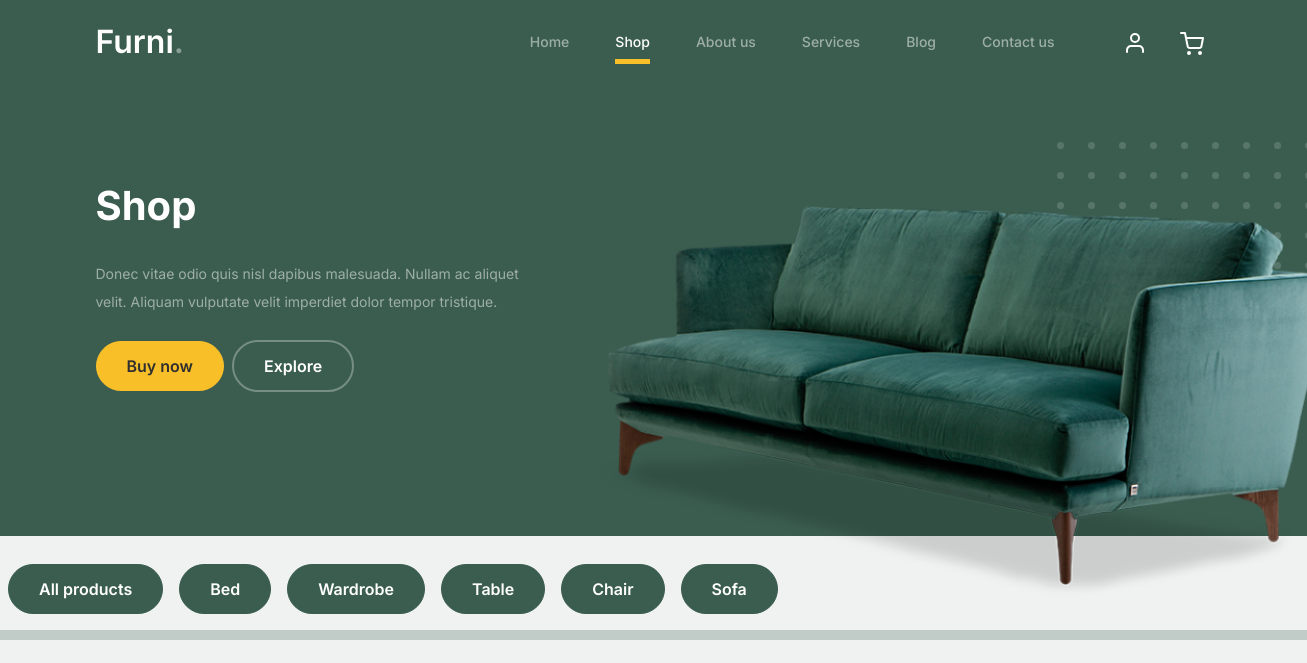
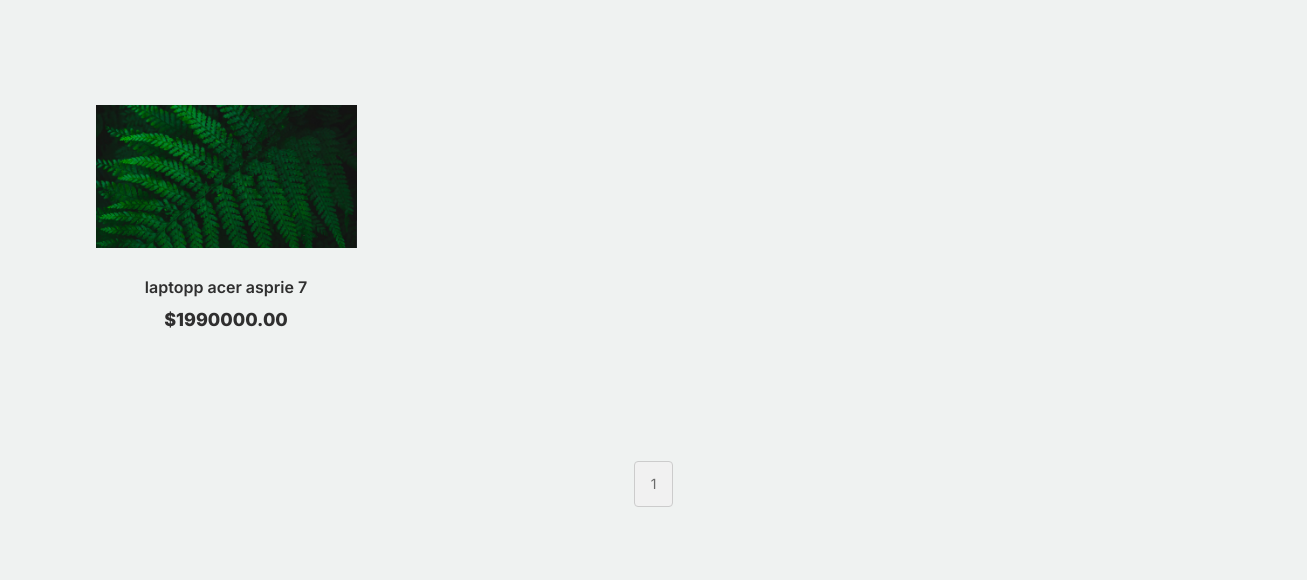
/shop/ (upper part), run on an earlier commit of the app's database (2 pictures, top to bottom).
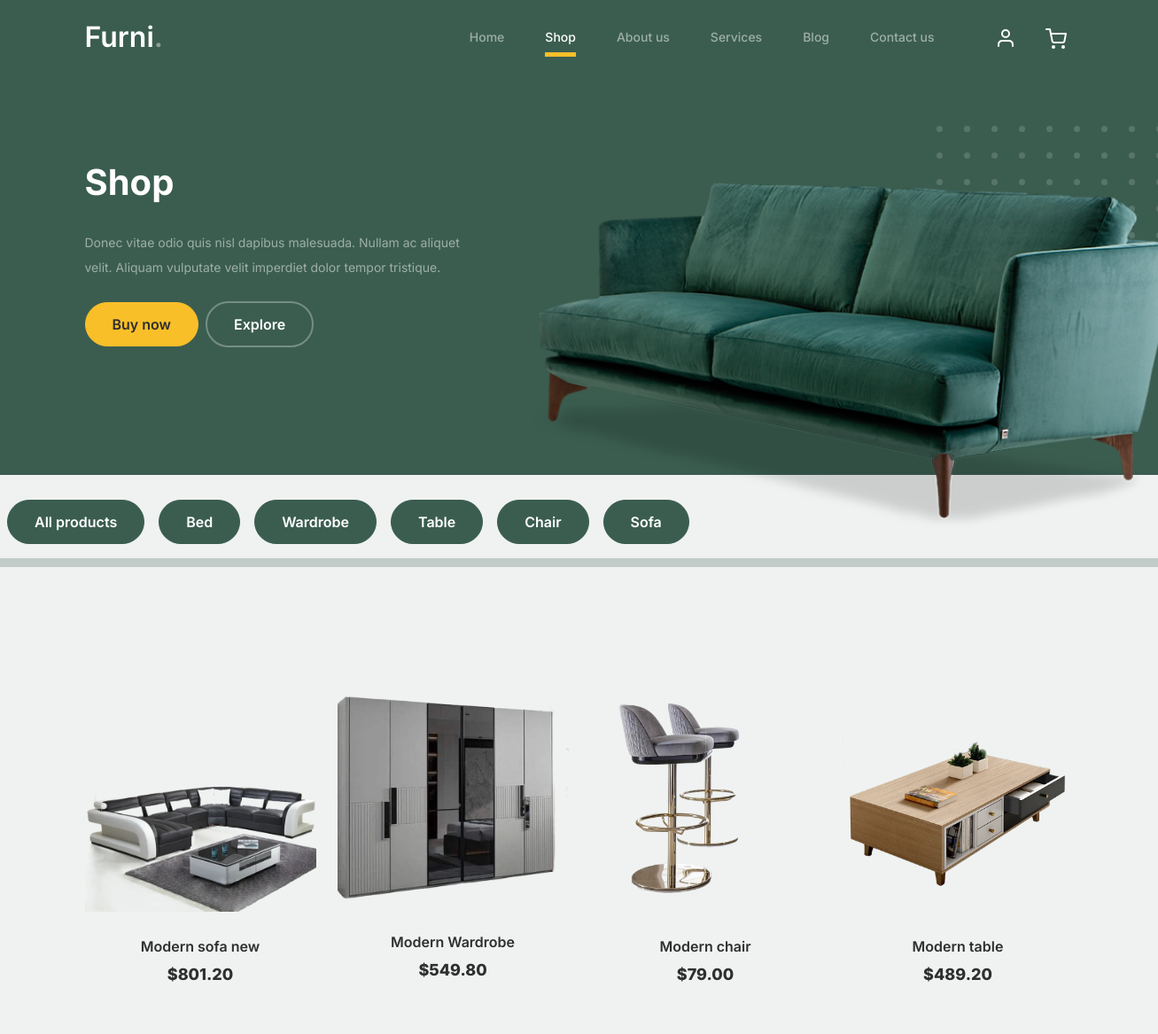
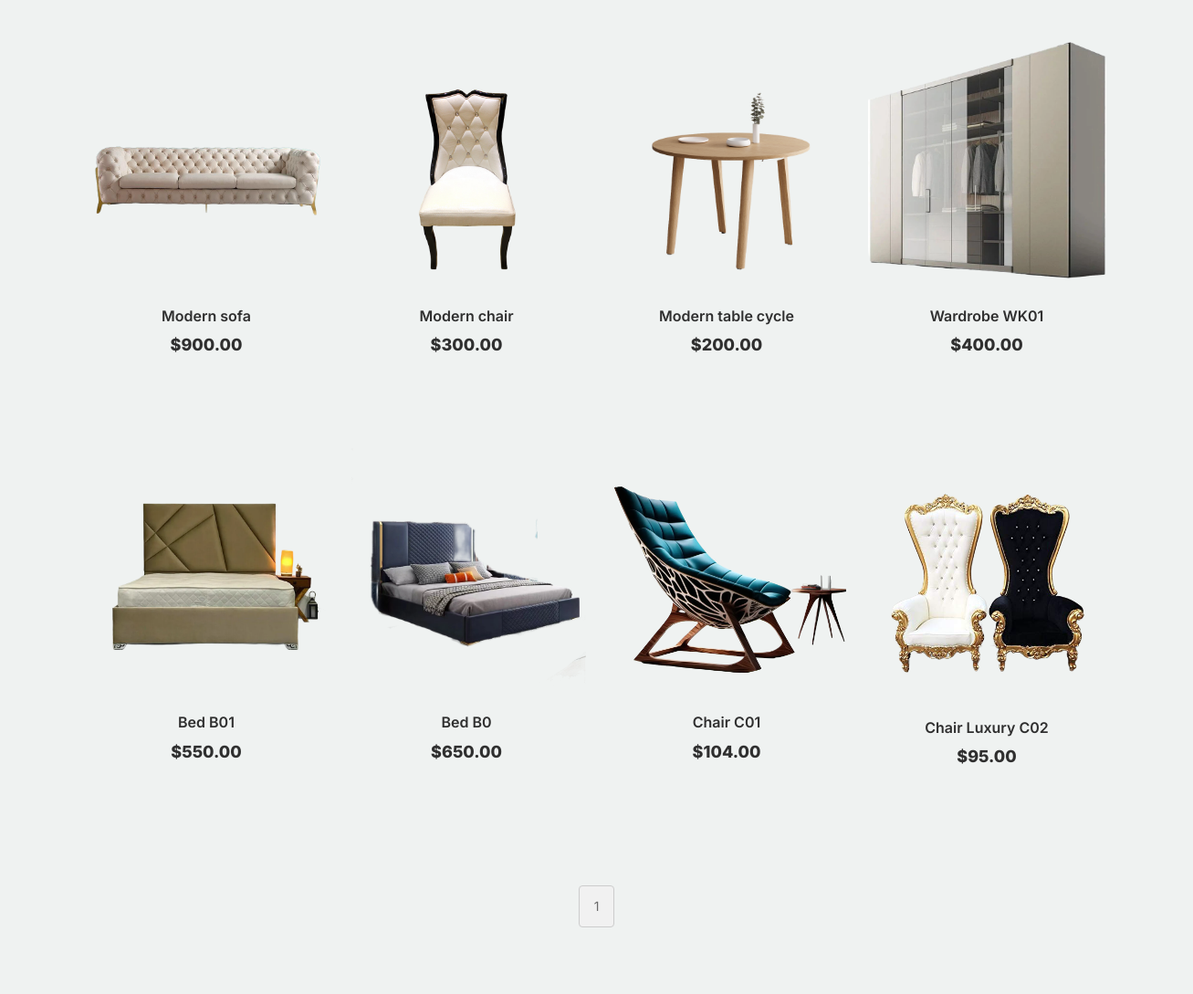
And on a later commit of the database (2 pictures, top to bottom).
### store/models.py (models this page shows, shortened)
class Product(models.Model):
    name = models.CharField(max_length=100)
    description = models.CharField(max_length=250, default='', blank=True)
    price = models.DecimalField(default=0,max_digits=9, decimal_places=2)
    category = models.ForeignKey(Category, on_delete=models.CASCADE, default=1)
    image = models.ImageField(upload_to='uploads/product/')
    is_sale = models.BooleanField(default=False)
    sale_price = models.DecimalField(default=0, decimal_places=2, max_digits=6)

### store/views.py (the view)
# urls.py: path('shop/', views.shop, name='shop'),
def shop(request):
    products = Product.objects.all()
    return render(request, 'shop.html', {'products': products})

### cart/context_processors.py (called while the page is built)
def cart(request):
    return {'cart': Cart(request)}

### store/templates/shop.html (shortened to what this page needs)
{% extends "base.html" %} {% load static %}
  {% block content %}
  <div class="hero">
    <div class="container">
      <div class="row justify-content-between">
        <div class="col-lg-5">
          <div class="intro-excerpt">
            <h1>Shop</h1>
            <p class="mb-4">Donec vitae odio quis nisl dapibus malesuada. Nullam ac aliquet velit. Aliquam vulputate velit imperdiet dolor tempor tristique.</p>
            <p><a href="" class="btn btn-secondary me-2">Buy now</a><a href="#" class="btn btn-white-outline">Explore</a></p>
          </div>
        </div>
        <div class="col-lg-7">
          <div class="hero-img-wrap">
            <img src="{% static 'images/couch.png' %}" class="img-fluid" />
          </div>
        </div>
      </div>
    </div>
  </div>
  <br />
  <div class="row">
    <div class="d-flex">
      <a href="{% url 'shop' %}" class="col-auto mx-2"><button class="btn btn-primary" data-filter="bed">All products</button></a>
      <a href="{% url 'category' 'Bed' %}" class="col-auto mx-2"><button class="btn btn-primary" data-filter="bed">Bed</button></a>
      <a href="{% url 'category' 'Wardrobe' %}" class="col-auto mx-2"><button class="btn btn-primary" data-filter="wardrobe">Wardrobe</button></a>
      <a href="{% url 'category' 'Table' %}" class="col-auto mx-2"><button class="btn btn-primary" data-filter="table">Table</button></a>
      <a href="{% url 'category' 'Chair' %}" class="col-auto mx-2"><button class="btn btn-primary" data-filter="chair">Chair</button></a>
      <a href="{% url 'category' 'Sofa' %}" class="col-auto mx-2"><button class="btn btn-primary" data-filter="sofa">Sofa</button></a>
    </div>
  </div>
  <div class="untree_co-section product-section before-footer-section">
    <div class="container">
      <div class="row" id="product-list">
        {% for product in products %} {% if product.is_sale %}
        <div class="col-12 col-md-4 col-lg-3 mb-5 product-item">
          <a class="product-link" href="{% url 'detail' product.id %}">
            <span class="wdp-ribbon wdp-ribbon-two">Sale</span>
            <img src="{{ product.image.url }}" class="img-fluid product-thumbnail" />
            <h3 class="product-title">{{ product.name }}</h3>
            <strike class="product-price">${{product.price}}</strike> <br />
            <strong class="product-price">${{product.sale_price}}</strong>
            <span class="icon-cross">
              <img src="{% static 'images/cross.svg' %}" class="img-fluid" />
            </span>
          </a>
        </div>
        {% else %}
        <div class="col-12 col-md-4 col-lg-3 mb-5 product-item">
          <a class="product-link" href="{% url 'detail' product.id %}">
            <img src="{{ product.image.url }}" class="img-fluid product-thumbnail" />
            <h3 class="product-title">{{ product.name }}</h3>
            <strong class="product-price">${{product.price}}</strong>
          </a>
        </div>
        {% endif %} {% endfor %}
      </div>
      <div class="text-center mt-4">
        <div id="pagination"></div>
      </div>
    </div>
  </div>
  {% endblock %}

### store/templates/base.html (shortened to what this page needs)
{% load static %}
<!DOCTYPE html>
<html lang="en">
  <head>
    <link href="{% static 'css/bootstrap.min.css' %}" rel="stylesheet" />
    <link href="{% static 'https://cdnjs.cloudflare.com/ajax/libs/font-awesome/6.0.0-beta3/css/all.min.css' %}" rel="stylesheet" />
    <link href="{% static 'css/tiny-slider.css' %}" rel="stylesheet" />
    <link href="{% static 'css/style.css' %}" rel="stylesheet" />
    <link href="{% static 'css/alert.css' %}" rel="stylesheet" />
    <link href="{% static 'fontawesomefree/css/all.min.css' %}" rel="stylesheet" type="text/css" />
  </head>
  <body>
    {% if user.is_authenticated %}
    <nav class="custom-navbar navbar navbar navbar-expand-md navbar-dark bg-dark" arial-label="Furni navigation bar">
      <div class="container">
        <a class="navbar-brand" href="/">Furni<span>.</span></a>
        <button class="navbar-toggler" type="button" data-bs-toggle="collapse" data-bs-target="#navbarsFurni" aria-controls="navbarsFurni" aria-expanded="false" aria-label="Toggle navigation">
          <span class="navbar-toggler-icon"></span>
        </button>
        <div class="collapse navbar-collapse" id="navbarsFurni">
          <ul class="custom-navbar-nav navbar-nav nav-text ms-auto mb-2 mb-md-0">
            <li data-link="/" class="nav-item active">
              <a class="nav-link" href="/">Home</a>
            </li>
            <li data-link="/shop"><a class="nav-link" href="/shop">Shop</a></li>
            <li data-link="/about"><a class="nav-link" href="/about">About us</a></li>
            <li data-link="/services"><a class="nav-link" href="/services">Services</a></li>
            <li data-link="/blog"><a class="nav-link" href="/blog">Blog</a></li>
            <li data-link="/contact"><a class="nav-link" href="/contact">Contact us</a></li>
          </ul>
          <ul class="custom-navbar-cta navbar-nav mb-2 mb-md-0 ms-5">
            <li class="nav-item dropdown">
              <a class="nav-link nav-link dropdown-toggle" id="navbarDropdownMenuLink" href="#" role="button" data-bs-toggle="dropdown" aria-expanded="false">
                <img src="{% static 'images/user.svg' %}" />
              </a>
              <ul class="dropdown-menu" aria-labelledby="navbarDropdownMenuLink">
                <li class="dropdown-item"><a href="">Profile</a></li>
                <li class="dropdown-item"><a href="">Change password</a></li>
                <li class="dropdown-item"><a href="{% url 'logout' %}">Logout</a></li>
              </ul>
            </li>
            <li>
              <a class="nav-link" href="/cart">
                <img src="{% static 'images/cart.svg' %}" />
                <span id="cartItemCount" class="cart-count">0</span>
              </a>
            </li>
          </ul>
        </div>
      </div>
    </nav>
    {% else %}
    <nav class="custom-navbar navbar navbar navbar-expand-md navbar-dark bg-dark" arial-label="Furni navigation bar">
      <div class="container">
        <a class="navbar-brand" href="/">Furni<span>.</span></a>
        <div class="collapse navbar-collapse" id="navbarsFurni">
          <ul class="custom-navbar-nav navbar-nav nav-text ms-auto mb-2 mb-md-0">
            <li data-link="/" class="nav-item active">
              <a class="nav-link" href="/">Home</a>
            </li>
            <li data-link="/shop"><a class="nav-link" href="/shop">Shop</a></li>
            <li data-link="/about"><a class="nav-link" href="/about">About us</a></li>
            <li data-link="/services"><a class="nav-link" href="/services">Services</a></li>
            <li data-link="/blog"><a class="nav-link" href="/blog">Blog</a></li>
            <li data-link="/contact"><a class="nav-link" href="/contact">Contact us</a></li>
          </ul>
          <ul class="custom-navbar-cta navbar-nav mb-2 mb-md-0 ms-5">
            <li>
              <a class="nav-link" href="/login"><img src="{% static 'images/user.svg' %}" /></a>
            </li>
            <li>
              <a class="nav-link" href="/cart"><img src="{% static 'images/cart.svg' %}" /></a>
            </li>
          </ul>
        </div>
      </div>
    </nav>
    {% endif %}  {% block content %} {% endblock %}
  </body>
</html>

### static/css/style.css (style rules this page uses)
body { overflow-x: hidden; position: relative; }
html { scroll-behavior: smooth; }
body { font-family: "Inter", sans-serif; font-weight: 400; line-height: 28px; color: #6a6a6a; font-size: 14px; background-color: #eff2f1; }
a { text-decoration: none; -webkit-transition: 0.3s all ease; -o-transition: 0.3s all ease; transition: 0.3s all ease; color: #2f2f2f; text-decoration: underline; }
.custom-navbar { background: #3b5d50 !important; padding-top: 20px; padding-bottom: 20px; }
.custom-navbar .navbar-brand { font-size: 32px; font-weight: 600; }
.custom-navbar .navbar-brand > span { opacity: 0.4; }
@media (min-width: 992px) { .custom-navbar .custom-navbar-nav li { margin-left: 15px; margin-right: 15px; } }
.custom-navbar .custom-navbar-nav li a { font-weight: 500; color: #ffffff !important; opacity: 0.5; -webkit-transition: 0.3s all ease; -o-transition: 0.3s all ease; transition: 0.3s all ease; position: relative; }
@media (min-width: 768px) { .custom-navbar .custom-navbar-nav li a:before { content: ""; position: absolute; bottom: 0; left: 8px; right: 8px; background: #f9bf29; height: 5px; opacity: 1; visibility: visible; width: 0; -webkit-transition: 0.15s all ease-out; -o-transition: 0.15s all ease-out; transition: 0.15s all ease-out; } }
.custom-navbar .custom-navbar-nav li.active a { opacity: 1; }
.custom-navbar .custom-navbar-nav li.active a:before { width: calc(100% - 16px); }
.custom-navbar .custom-navbar-cta { margin-left: 0 !important; -webkit-box-orient: horizontal; -webkit-box-direction: normal; -ms-flex-direction: row; flex-direction: row; }
@media (min-width: 768px) { .custom-navbar .custom-navbar-cta { margin-left: 40px !important; } }
.custom-navbar .custom-navbar-cta li { margin-left: 0px; margin-right: 0px; }
.custom-navbar .custom-navbar-cta li:first-child { margin-right: 20px; }
.hero { background: #3b5d50; padding: calc(4rem - 30px) 0 0rem 0; }
@media (min-width: 768px) { .hero { padding: calc(4rem - 30px) 0 4rem 0; } }
@media (min-width: 992px) { .hero { padding: calc(8rem - 30px) 0 8rem 0; } }
.hero .intro-excerpt { position: relative; z-index: 4; }
@media (min-width: 992px) { .hero .intro-excerpt { max-width: 450px; } }
.hero h1 { font-weight: 700; color: #ffffff; margin-bottom: 30px; }
.hero p { color: rgba(255, 255, 255, 0.5); margin-botom: 30px; }
.hero .hero-img-wrap { position: relative; }
.hero .hero-img-wrap img { position: relative; top: 0px; right: 0px; z-index: 2; max-width: 780px; left: -20px; }
@media (min-width: 768px) { .hero .hero-img-wrap img { right: 0px; left: -100px; } }
@media (min-width: 992px) { .hero .hero-img-wrap img { left: 0px; top: -80px; position: absolute; right: -50px; } }
@media (min-width: 1200px) { .hero .hero-img-wrap img { left: 0px; top: -80px; right: -100px; } }
.hero .hero-img-wrap:after { content: ""; position: absolute; width: 255px; height: 217px; background-image: url("../images/dots-light.svg"); background-size: contain; background-repeat: no-repeat; right: -100px; top: -0px; }
@media (min-width: 1200px) { .hero .hero-img-wrap:after { top: -40px; } }
.btn { font-weight: 600; padding: 12px 30px; border-radius: 30px; color: #ffffff; background: #2f2f2f; border-color: #2f2f2f; }
.btn.btn-primary { background: #3b5d50; border-color: #3b5d50; }
.btn.btn-secondary { color: #2f2f2f; background: #f9bf29; border-color: #f9bf29; }
.btn.btn-white-outline { background: transparent; border-width: 2px; border-color: rgba(255, 255, 255, 0.3); }
.product-section { padding: 7rem 0; }
.product-section .product-item { text-align: center; text-decoration: none; display: block; position: relative; padding-bottom: 50px; cursor: pointer; }
.product-section .product-item .product-thumbnail { margin-bottom: 30px; position: relative; top: 0; -webkit-transition: 0.3s all ease; -o-transition: 0.3s all ease; transition: 0.3s all ease; }
.product-section .product-item h3 { font-weight: 600; font-size: 16px; }
.product-section .product-item strong { font-weight: 800 !important; font-size: 18px !important; }
.product-section .product-item h3, .product-section .product-item strong { color: #2f2f2f; text-decoration: none; }
.product-section .product-item:before { bottom: 0; left: 0; right: 0; position: absolute; content: ""; background: #dce5e4; height: 0%; z-index: -1; border-radius: 10px; -webkit-transition: 0.3s all ease; -o-transition: 0.3s all ease; transition: 0.3s all ease; }
.before-footer-section { padding: 7rem 0 12rem 0 !important; }
.untree_co-section { padding: 7rem 0; }

What changed in the data, as far as the page shows it:
removed Product: image (picture), name "laptopp acer asprie 7", price "1990000.00"
added Product: image (picture), name "Modern sofa new", price "801.20"
added Product: image (picture), name "Modern Wardrobe", price "549.80"
added Product: image (picture), name "Modern chair", price "79.00"
added Product: image (picture), name "Modern table", price "489.20"
added Product: image (picture), name "Modern sofa", price "900.00"
added Product: image (picture), name "Modern chair", price "300.00"
added Product: image (picture), name "Modern table cycle", price "200.00"
added Product: image (picture), name "Wardrobe WK01", price "400.00"
added Product: image (picture), name "Bed B01", price "550.00"
added Product: image (picture), name "Bed B0", price "650.00"
added Product: image (picture), name "Chair C01", price "104.00"
added Product: image (picture), name "Chair Luxury C02", price "95.00"
